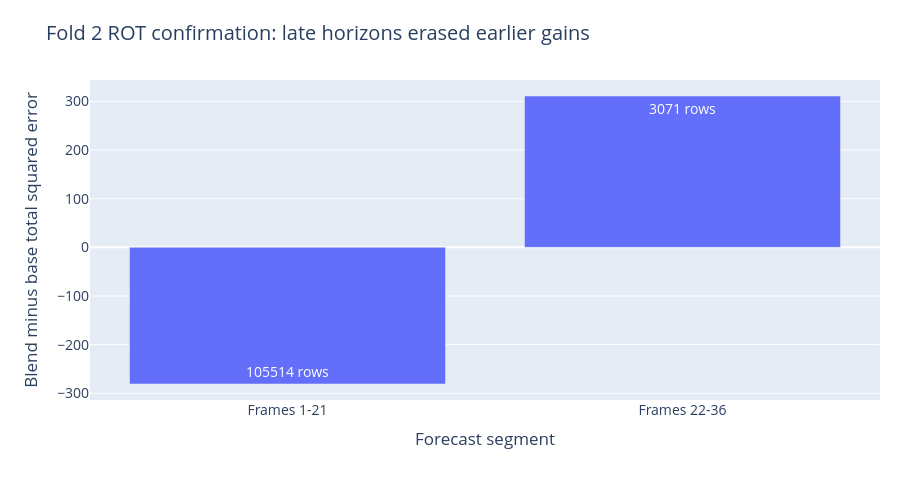

This figure's notebook cell:
### Markdown cell above
The fixed seven-model equal ensemble—five base models plus seed-1 Fold 0 and context-dropout Fold 0—was deployed without additional fitting. Its private RMSE improved **0.46615 → 0.46547**. The final first-place private score is **0.46340**, so the remaining comparable gap is **0.00207 (0.447%)**. This is a post-competition research comparison; no official rank is claimed.

### Code cell
s=E['horizon_segments'];labels=[v['segment'] for v in s];delta=[v['delta_sse'] for v in s]
fig=go.Figure(go.Bar(x=labels,y=delta,text=[str(v['rows'])+' rows' for v in s]))
fig.update_layout(title='Fold 2 ROT confirmation: late horizons erased earlier gains',xaxis_title='Forecast segment',yaxis_title='Blend minus base total squared error')
static,ax=plt.subplots();ax.bar(labels,delta);ax.axhline(0,linestyle='--');ax.set(ylabel='Change in total squared error',title='Late-horizon error concentration')
show(fig,static,'winner_horizon')

### Figure 1 — Plotly figure (JSON) as saved in the notebook; plotly's stock layout.template omitted (floating-point values rounded to 4 significant figures)
{"data": [{"text": ["105514 rows", "3071 rows"], "type": "bar", "x": ["Frames 1-21", "Frames 22-36"], "y": [-280.9, 311.0]}], "layout": {"font": {"size": 14}, "height": 480, "margin": {"b": 80, "l": 90, "r": 40, "t": 80}, "title": {"text": "Fold 2 ROT confirmation: late horizons erased earlier gains"}, "width": 920, "xaxis": {"title": {"text": "Forecast segment"}}, "yaxis": {"title": {"text": "Blend minus base total squared error"}}}}
